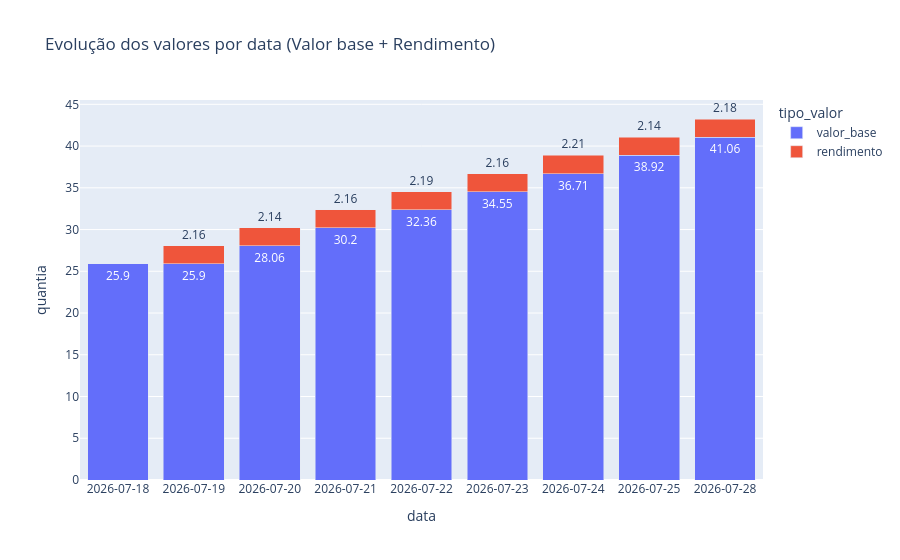

Here is the notebook cell this chart was saved with:
### Code cell
# criar gráficos, então vou usar o plotly
import json
import plotly.express as px

#carregar os dados do meu arquivo
with open('historico_oficial.json', 'r', encoding='utf-8') as f:
    historico_oficial = json.load(f)

# Preparar dados para o gráfico: preciso organizar os dados no formato que a biblioteca de gráficos (plotly) entende
dados_grafico = [] #Cria uma lista vazia onde vou guardar as informações formatadas para o gráfico

for registro in historico_oficial: #Para cada dicionario (registro) dentro da minha lista historico:
    valor_total = registro['valor'] #Guarda o valor total daquele registro na variável valor_total
    rendimento = registro ['rendimento'] 

# adicionar a parte do valor base:calcular o valor base para ---empilhar---
    dados_grafico.append({ #adiciona um novo dicionario dentro da lista dados_grafico contendo:
        'data': registro['data'], #data do registro
        'tipo_valor':'valor_base', #legenda dizendo o valor investido
        'quantia': valor_total - rendimento # valor base
        })

# adicionar a parte do rendimento: outro dicionario na lista dados_grafico contendo:
    dados_grafico.append({
        'data': registro['data'],
        'tipo_valor': 'rendimento',
        'quantia': rendimento
    })
    
# montar os graficos
grafico = px.bar(
    dados_grafico,
    x='data', 
    color= 'tipo_valor', 
    y='quantia', 
    title='Evolução dos valores por data (Valor base + Rendimento)',
    text_auto=True, # quero que mostre os valores
    barmode='stack' # empilhar as barras
    )

#deixar as barras bem separadinhas e organizadas
grafico.update_xaxes(type='category')
# update_xaxes(): serve para modificar e personalizar a aparência do eixo x do gráfico
# "atualize as propriedades do eixo x com as novas regras que eu mudar(trate as datas como categoria e não calendário)"
grafico.show()

# Salva o gráfico como imagem PNG
grafico.write_image("grafico.png")

### Figure 1 — Plotly figure (JSON) as saved in the notebook; plotly's stock layout.template omitted (floating-point values rounded to 4 significant figures)
{"data": [{"hovertemplate": "tipo_valor=valor_base<br>data=%{x}<br>quantia=%{y}<extra></extra>", "legendgroup": "valor_base", "marker": {"color": "#636efa", "pattern": {"shape": ""}}, "name": "valor_base", "orientation": "v", "showlegend": true, "textposition": "auto", "texttemplate": "%{y}", "type": "bar", "x": ["2026-07-18", "2026-07-19", "2026-07-20", "2026-07-21", "2026-07-22", "2026-07-23", "2026-07-24", "2026-07-25", "2026-07-28"], "xaxis": "x", "y": [25.9, 25.9, 28.06, 30.2, 32.36, 34.55, 36.71, 38.92, 41.06], "yaxis": "y"}, {"hovertemplate": "tipo_valor=rendimento<br>data=%{x}<br>quantia=%{y}<extra></extra>", "legendgroup": "rendimento", "marker": {"color": "#EF553B", "pattern": {"shape": ""}}, "name": "rendimento", "orientation": "v", "showlegend": true, "textposition": "auto", "texttemplate": "%{y}", "type": "bar", "x": ["2026-07-18", "2026-07-19", "2026-07-20", "2026-07-21", "2026-07-22", "2026-07-23", "2026-07-24", "2026-07-25", "2026-07-28"], "xaxis": "x", "y": [0.0, 2.16, 2.14, 2.16, 2.19, 2.16, 2.21, 2.14, 2.18], "yaxis": "y"}], "layout": {"barmode": "stack", "legend": {"title": {"text": "tipo_valor"}, "tracegroupgap": 0}, "title": {"text": "Evolução dos valores por data (Valor base + Rendimento)"}, "xaxis": {"anchor": "y", "domain": [0, 1], "title": {"text": "data"}, "type": "category"}, "yaxis": {"anchor": "x", "domain": [0, 1], "title": {"text": "quantia"}}}}
